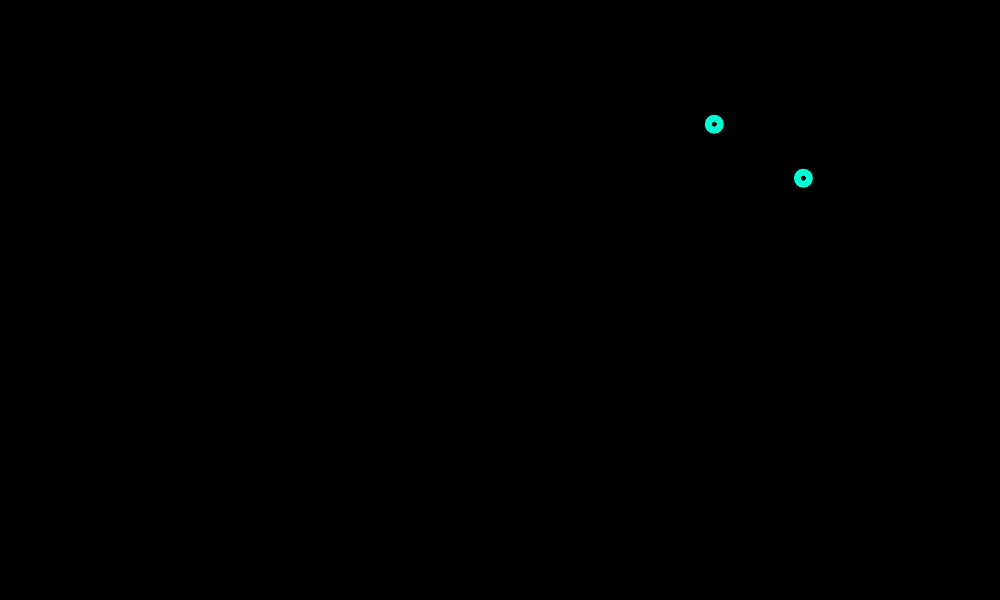
Frame 1 (no input)
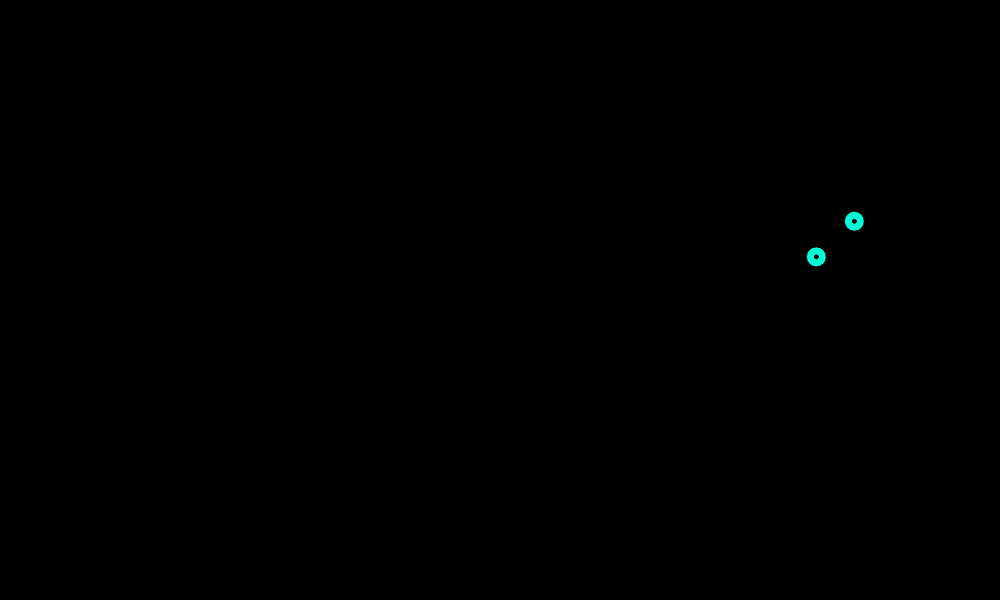
Frame 60 (no input)
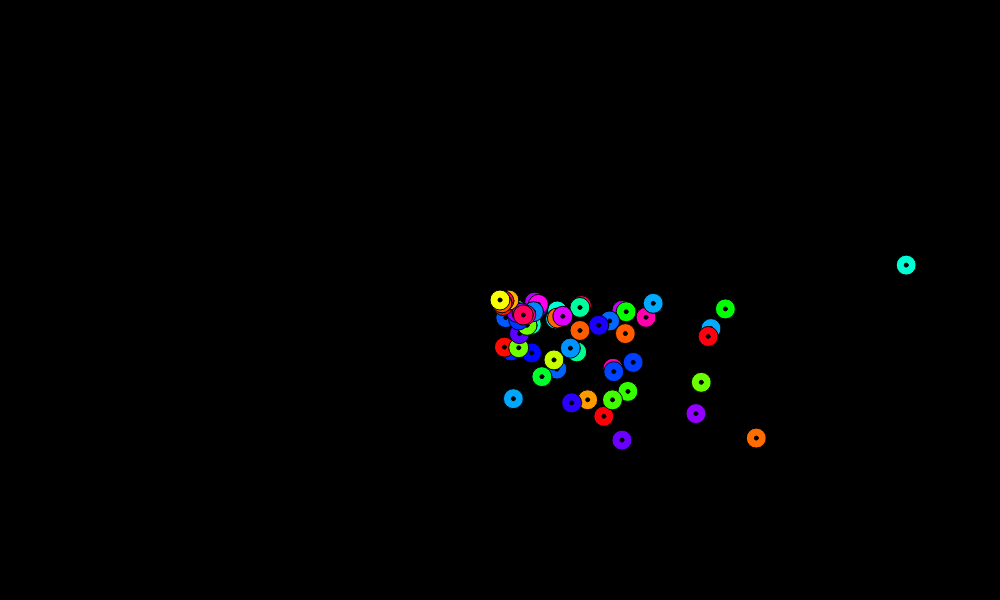
Frame 120 (the mouse pressed at the canvas centre since frame 60)

The p5.js sketch that drew these frames (run headless with seeded random() and noise() and a simulated clock; from frame 60 on, the mouse is pressed at the canvas centre):

// p5.js sketch
// ── sketch.js
var ballarray = [];

function setup() {
  createCanvas(1000, 600);

  for (var i = 0; i < 2; i++) {
    ballarray[i] = new ColorbBall(170, random(0, width), random(0, height));
  }
}

function draw() {
  background(0);
  colorMode(HSB);
  for (var i = 0; i < ballarray.length; i++) {
    ballarray[i].display();
    ballarray[i].move();

  }
  if (mouseIsPressed) {
    ballarray.push(new ColorbBall(random(1, 360), mouseX, mouseY));
    if (ballarray.length > 60) {
      ballarray.splice(0, 1);
    }
  }

}

// function mousePressed() {
//   ballarray.push(new ColorbBall(random(1, 360), mouseX, mouseY));
//   if (ballarray.length > 6) {
//     ballarray.splice(0, 1);
//   }
// }
// ── itemsOfConfusion.js
function ColorbBall(hueC, initX, initY) {
  this.bx = initX;
  this.by = initY;
  this.yspeed = random(3);
  this.xspeed = random(5);
  this.col = (hueC);

  this.display = function() {

    colorMode(HSB);
    fill(this.col, 100, 100);
    ellipse(this.bx, this.by, 20, 20);
    colorMode(RGB);
    fill(0);
    ellipse(this.bx, this.by, 4, 4);
  }


  this.move = function() {
    this.by = this.by + this.yspeed;
    if (this.by >= height || this.by <= 0) {
      //if (this.by >= height) {
      this.yspeed = this.yspeed * -1
        // if(this.by<=(*.25)){
        //   this.speed=this.speed * -1
        //}
    }
    this.bx = this.bx + this.xspeed;
    if (this.bx >= width || this.bx <= 0) {
      this.xspeed = this.xspeed * -1
    }
  }
}
